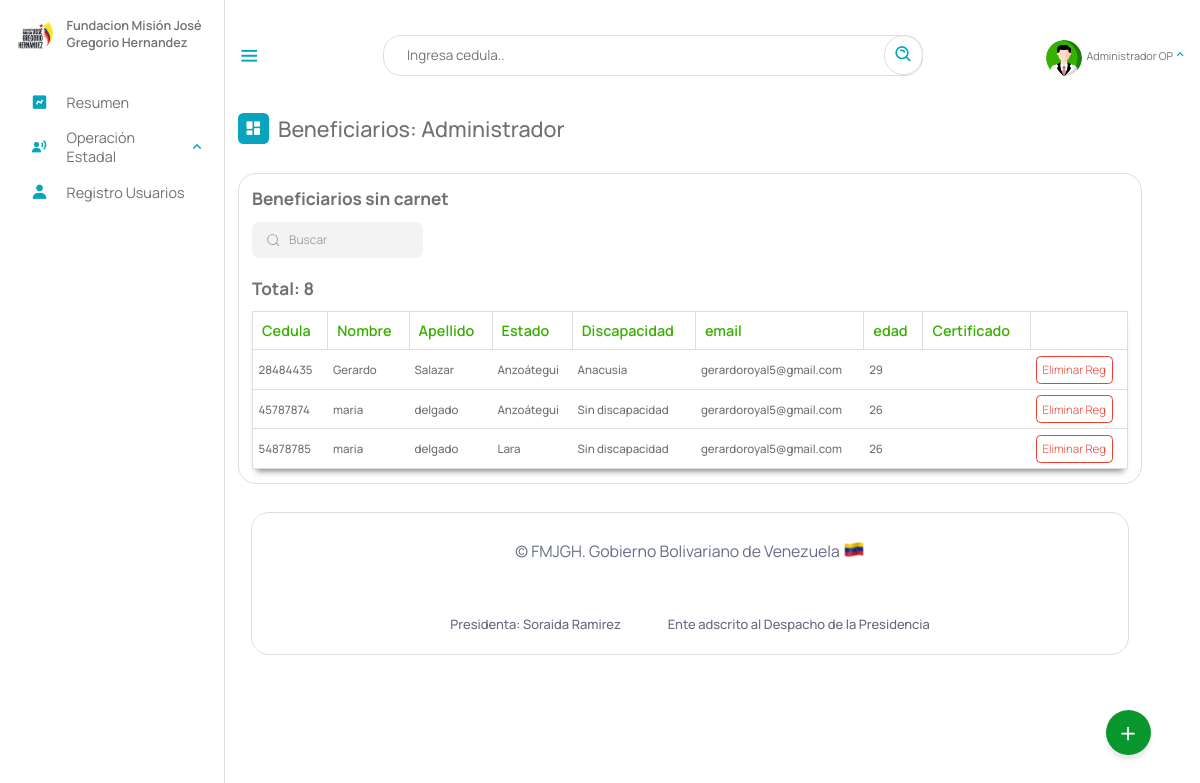
Page /Escritorio/sincarnet.php (signed in) on the earlier database version.
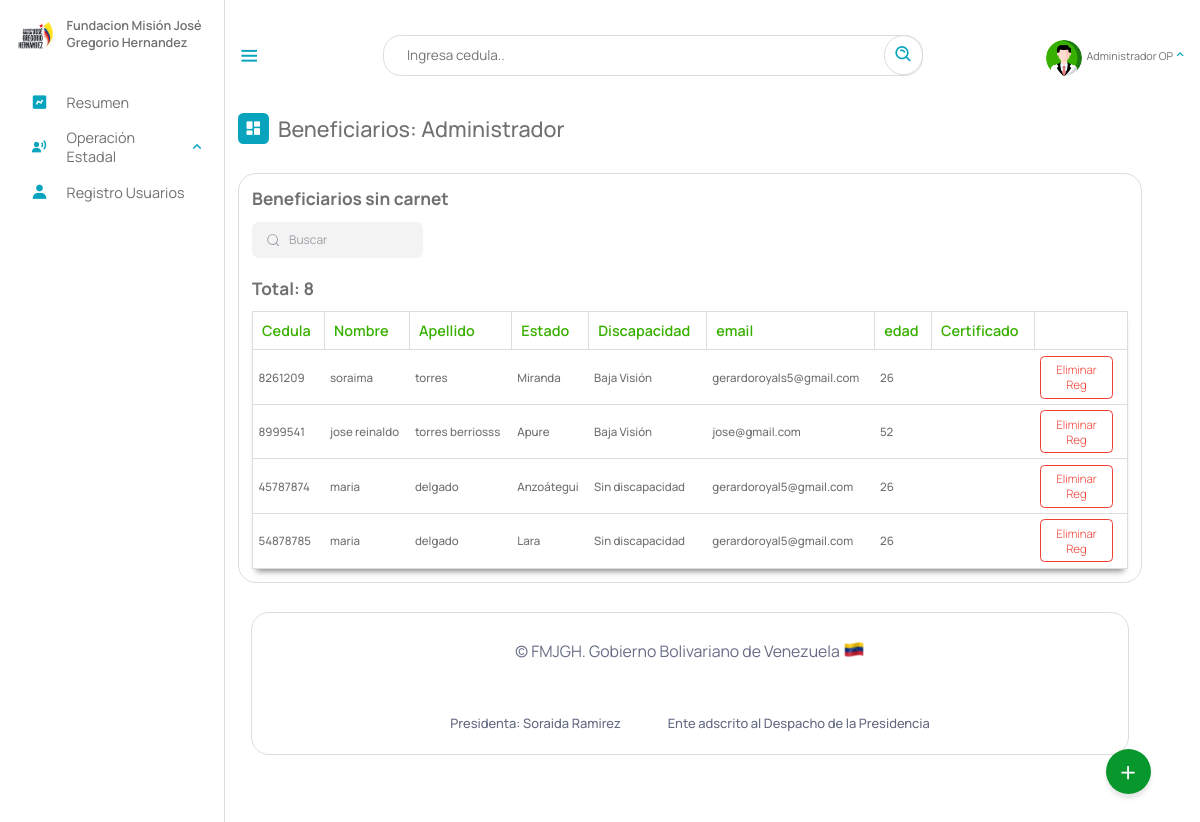
Same page on the later database version.
### tables this page shows
CREATE TABLE `beneficiario` (
  `cedula` int(12) NOT NULL,
  `nombre` text NOT NULL,
  `apellido` text NOT NULL,
  `fecha_naci` date NOT NULL,
  `email` varchar(50) NOT NULL,
  `telefono` varchar(12) NOT NULL,
  `nacionalidad` char(2) NOT NULL,
  `edad` int(2) NOT NULL,
  `sexo` char(1) NOT NULL,
  `edo_civil` text NOT NULL,
  `nro_hijo` int(2) DEFAULT NULL,
  `estado` varchar(10) NOT NULL,
  `municipio` varchar(20) NOT NULL,
  `parroquia` varchar(10) NOT NULL,
  `discapacidad` varchar(10) NOT NULL,
  `atencion_solicitada` varchar(10) NOT NULL,
  `certificado` varchar(50) DEFAULT NULL,
  `registrado_por` text DEFAULT NULL,
  `fecha_registro` date NOT NULL,
  PRIMARY KEY (`cedula`),
  KEY `estado` (`estado`),
  KEY `discapacidad` (`discapacidad`),
  KEY `atencion_solicitada` (`atencion_solicitada`),
  KEY `municipio` (`municipio`),
  KEY `parroquia` (`parroquia`),
  CONSTRAINT `beneficiario_ibfk_1` FOREIGN KEY (`estado`) REFERENCES `estados` (`id_estados`) ON DELETE CASCADE,
  CONSTRAINT `beneficiario_ibfk_2` FOREIGN KEY (`municipio`) REFERENCES `municipios` (`id_municipios`) ON DELETE CASCADE,
  CONSTRAINT `beneficiario_ibfk_3` FOREIGN KEY (`parroquia`) REFERENCES `parroquia` (`id`) ON DELETE CASCADE ON UPDATE CASCADE,
  CONSTRAINT `beneficiario_ibfk_4` FOREIGN KEY (`discapacidad`) REFERENCES `discapacid_e` (`id_e`) ON DELETE CASCADE,
  CONSTRAINT `beneficiario_ibfk_5` FOREIGN KEY (`atencion_solicitada`) REFERENCES `tipoatencion` (`id`) ON DELETE CASCADE
);

CREATE TABLE `estados` (
  `id_estados` varchar(10) NOT NULL,
  `nombre_estado` text NOT NULL,
  `codigo` varchar(255) NOT NULL,
  PRIMARY KEY (`id_estados`)
);

CREATE TABLE `discapacid_e` (
  `nombre_e` text NOT NULL,
  `id_e` varchar(10) NOT NULL,
  `general` varchar(10) NOT NULL,
  PRIMARY KEY (`id_e`),
  KEY `general` (`general`),
  CONSTRAINT `discapacid_e_ibfk_1` FOREIGN KEY (`general`) REFERENCES `discapacid` (`id_disca`) ON DELETE CASCADE
);

### php/01-discapacitados.php (called while the page is built, shortened)
<?php
include_once("ManejadorBD.php");
class Discapacitados extends ManejadorBD
{
	private $cnn;
	public function __construct($tipoConexion)
	{
		$this->cnn = parent::conectar($tipoConexion);
	}
	public function consultageneral()
	{
		try {
			$stmt = $this->cnn->prepare("SELECT beneficiario.cedula, beneficiario.nombre, beneficiario.apellido, estados.nombre_estado, discapacid_e.nombre_e , beneficiario.telefono, beneficiario.edad, beneficiario.email, beneficiario.certificado, beneficiario.registrado_por FROM `beneficiario`,estados, discapacid_e WHERE beneficiario.estado = estados.id_estados AND beneficiario.discapacidad = discapacid_e.id_e");
			$stmt->setFetchMode(PDO::FETCH_ASSOC);
			$stmt->execute();
			return $stmt->fetchAll();
		} catch (PDOException $error) {
			echo "Error: ejecutando consulta SQL." . $error->getMessage();
			exit();
		}
	}
	public function consultageneralsincarnet()
	{
		try {
			$stmt = $this->cnn->prepare("SELECT cedula, nombre, apellido, estados.nombre_estado, discapacid_e.nombre_e , telefono, edad, email, certificado FROM `beneficiario` , estados, discapacid_e WHERE certificado = ''and beneficiario.estado = estados.id_estados and beneficiario.discapacidad = discapacid_e.id_e; ");
			$stmt->setFetchMode(PDO::FETCH_ASSOC);
			$stmt->execute();
			return $stmt->fetchAll();
		} catch (PDOException $error) {
			echo "Error: ejecutando consulta SQL." . $error->getMessage();
			exit();
		}
	}
}

### php/ManejadorBD.php (called while the page is built, shortened)
<?php
	class ManejadorBD extends PDO {
		public $srv	= SRV;
		public $usr	= USR;
		public $pas	= PAS;
		public $dbn	= BDN;
		public function conectar($tipoConexion){
			try{
				switch ($tipoConexion) {
				    case 1:
				        $dsn = "mysql:host=$this->srv;dbname=$this->dbn";
				        break;
				}
				$dbh = new PDO($dsn, $this->usr, $this->pas);
    			$dbh->setAttribute(PDO::ATTR_ERRMODE, PDO::ERRMODE_EXCEPTION);
			}catch(PDOException $error){
                echo "Error al Conectar con la Base de Datos: ".$error->getMessage();
                exit();
			}
            $this->conexionBD = $dbh;
			return $this->conexionBD;
		}
	}
?>

### Escritorio/sincarnet.php (the view, shortened to what this page needs)
<?php
include_once("partearriba.php");
?>
<div class="dash-contenido">
    <div class="overview">
        <div class="titulo">
            <i class='bx bxs-dashboard'> </i>
            <span class="link-name">Beneficiarios: <?php echo $rol ?></span>
        </div>
    </div>
    <div class="tabla-atencion">
            <h2>Beneficiarios sin carnet</h2>
            <div class="group">
  <input placeholder="Buscar" id= "buscador" type="search" class="inputt">
</div>
<br>
            <h2>Total: <?php
             include_once("../php/01-discapacitados.php");
             $aten = new Discapacitados (1);
             $consulta = $aten->consultageneral();
             $cantidadRegistros = count($consulta);
             echo $cantidadRegistros;?></h2>
            <table>
                <thead>
                    <tr>
                        <th>Cedula</th>
                        <th>Nombre</th>
                        <th>Apellido</th>
                        <th>Estado</th>
                        <th>Discapacidad</th>
                        <th>email</th>
                        <th>edad</th>
                        <th>Certificado</th>
                        <th></th>
                    </tr>
                </thead>
                <tbody id="scr">
                    <?php
                        include_once("../php/01-discapacitados.php");
                        $aten = new Discapacitados (1);
                        $consulta = $aten->consultageneralsincarnet();
                        if ($consulta){
                        foreach($consulta as $registros){
                     ?>
                    <tr>
                        <td><?php echo $registros["cedula"] ?></td>
                        <td><?php echo $registros["nombre"] ?></td>
                        <td><?php echo $registros["apellido"] ?></td>
                        <td><?php echo $registros["nombre_estado"] ?></td>
                        <td><?php echo $registros["nombre_e"] ?></td>
                        <td><?php echo $registros["email"] ?></td>
                        <td><?php echo $registros["edad"] ?></td>
                        <td><?php echo $registros["certificado"] ?></td>
                        <td><a href="eliminar/eliminarbeneficiario.php?cedula=<?php echo $registros["cedula"]?>" class="eliminar">Eliminar Reg</a></td>
                    </tr>
                    <?php
                    }
                        }
                    ?>
                </tbody>
            </table>
        </div>
<?php
 include_once("parteabajo.php");
?>

Differences in the rows shown:
removed beneficiario: cedula "28484435", nombre "Gerardo", apellido "Salazar", estado.nombre_estado "Anzoátegui", discapacidad.nombre_e "Anacusia", email "gerardoroyal5@gmail.com", edad "29"
now on this page (row edited): beneficiario: cedula "8261209", nombre "soraima", apellido "torres", estado.nombre_estado "Miranda", discapacidad.nombre_e "Baja Visión", email "gerardoroyals5@gmail.com", edad "26"
now on this page (row edited): beneficiario: cedula "8999541", nombre "jose reinaldo", apellido "torres berriosss", estado.nombre_estado "Apure", discapacidad.nombre_e "Baja Visión", email "jose@gmail.com", edad "52"
